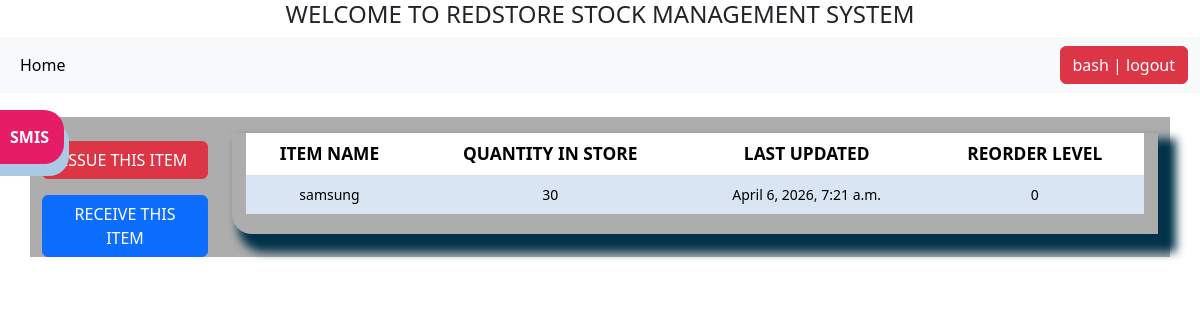
The page /stock_detail/2/ (signed in) on the database as committed earlier.
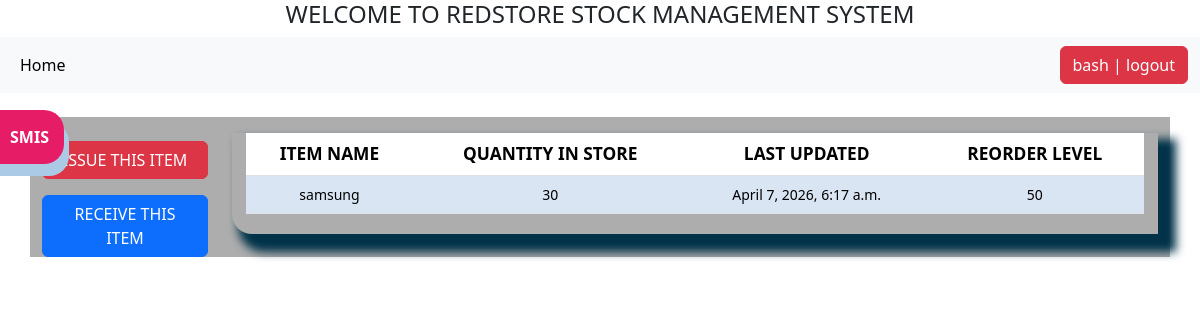
The same page on the database as committed later.
### stockapp/models.py (models this page shows, shortened)
class Stock(models.Model):
    category = models.ForeignKey(Category, on_delete=models.CASCADE)
    item_name = models.CharField(max_length=100, blank=True, null=True)
    quantity = models.IntegerField(default=0, blank=True, null=True)
    received_quantity = models.IntegerField(default=0, blank=True, null=True)
    received_by = models.CharField(max_length=100, blank=True, null=True)
    issued_quantity = models.IntegerField(default=0, blank=True, null=True)
    issued_by = models.CharField(max_length=100, blank=True, null=True)
    issue_to = models.CharField(max_length=100, blank=True, null=True)
    phone_number = models.CharField(max_length=100, blank=True, null=True)
    created_by = models.CharField(max_length=100, blank=True, null=True)
    reorder_level = models.IntegerField(default=0, blank=True, null=True)
    last_updated = models.DateTimeField(auto_now_add=False, auto_now=True)
    timestamp = models.DateTimeField(auto_now_add=True, auto_now=False)
    export_to_csv = models.BooleanField(default=False)

### stockapp/views.py (the view)
# urls.py: path('stock_detail/<str:pk>/',views.stock_detail, name='stock_detail'),
@login_required
def stock_detail(request, pk):
    queryset = get_object_or_404(Stock, id=pk)
    return render(request, 'stock_detail.html', {'queryset': queryset})

### stockapp/templates/stock_detail.html (shortened to what this page needs)
{% extends 'navbar.html' %}
{% load crispy_forms_tags %}
{% load static %}
{% block content %}
    <div class="row">
<div class="col-sm-2 ">
    <br>
<a href="{% url 'issue_item' queryset.id %}"><div class="btn btn-danger mybutton ">ISSUE THIS ITEM</div></a>
<a href="{% url 'receive_item' queryset.id %}"><div class="btn btn-primary mybutton mt-3 ">RECEIVE THIS ITEM</div></a>
</div>
<div class="col-sm-10">
<div class="display_table mt-3">
    <table class="table">
        <tr>
            <th>ITEM NAME</th>
             <th>QUANTITY IN STORE</th>
              <th>LAST UPDATED</th>
               <th>REORDER LEVEL</th>
        </tr>
        <tr>
            <td>{{ queryset.item_name }}</td>
            <td>{{ queryset.quantity }}</td>
            <td>{{ queryset.last_updated }}</td>
            <td>{{ queryset.reorder_level }}</td>
        </tr>
    </table>
    </div>
    </div>
    </div>
</div>
{% endblock content%}

Rows that differ between the two databases and show on the page:
changed Stock "samsung": last_updated "April 6, 2026, 7:21 a.m." → "April 7, 2026, 6:17 a.m."; reorder_level "0" → "50"
